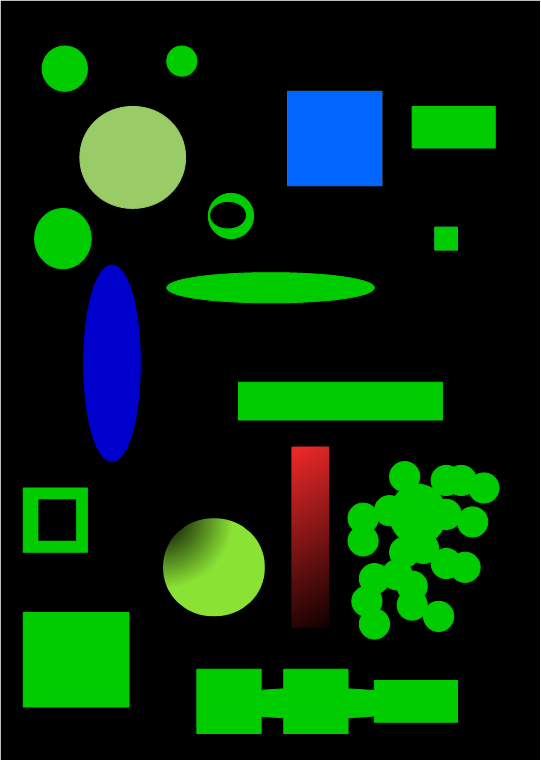
//> input picture RG_Algorithm/test5/detect_blob.png, 541 x 760 px
$ ./main detect_blob.png   (built with g++ and OpenCV 4)
//> lines starting //> are read from the running program, lines starting //| are printed output that depends on the picture
//> further down, src is the input picture: 760 rows x 541 cols, CV_8UC3; mean B, G, R 14.5, 44, 8.8
#include <iostream>
#include <opencv2/opencv.hpp>
#include <opencv2/imgproc/imgproc.hpp>
#include <opencv2/highgui/highgui.hpp>
#include <vector>
#include <stack>

using namespace std;
using namespace cv;

const int th = 200;
const float minAreaFactor = 0.01;
const int regionNumber = 100;

const Point shiftPoint[8] {
    Point(-1,-1), Point(-1,0), Point(-1,1),
    Point(0,-1),               Point(0,1),
    Point(1,-1), Point(1,0), Point(1,1)
};

void grow(const Mat& src, const Mat& dest, Mat& mask, Point seed) {
    stack<Point> front;
    front.push(seed);
    while(!front.empty()) {
        Point center = front.top();
        mask.at<uchar>(center) = 1;
        front.pop();
        for(int i = 0; i < 8; i++) {
            Point neigh = center+shiftPoint[i];
            if(neigh.x < 0 || neigh.y < 0 || neigh.x >= src.cols-1 || neigh.y >= src.rows-1) {
                continue;
            }
            else {
                int delta = cvRound(pow(src.at<Vec3b>(center)[0] - src.at<Vec3b>(neigh)[0], 2) +
                                    pow(src.at<Vec3b>(center)[1] - src.at<Vec3b>(neigh)[1], 2) +
                                    pow(src.at<Vec3b>(center)[2] - src.at<Vec3b>(neigh)[2], 2));
                if(mask.at<uchar>(neigh) == 0 && dest.at<uchar>(neigh) == 0 && delta < th) {
                    front.push(neigh);
                }
            }
        }
    }
}

void regionGrowing(const Mat& src, Mat& dest) {
    dest = Mat::zeros(src.rows, src.cols, CV_8UC1);
    Mat mask = Mat::zeros(src.rows, src.cols, CV_8UC1);
    uchar padding = 1;
    int minAreaRegion = src.rows*src.cols*minAreaFactor;
//> minAreaRegion = 4111
    for(int y = 0; y < src.rows; y++) {
        for(int x = 0; x < src.cols; x++) {
            if(dest.at<uchar>(Point(x, y)) == 0) {
                grow(src, dest, mask, Point(x, y));
                if(sum(mask).val[0] > minAreaRegion) {
                    imshow("region", mask*255);
                    waitKey(0);
                    dest = dest+mask*padding;
                    if(++padding > regionNumber) {
                        cout << " error " << endl;
                        exit(0);
                    }
                } else
                    dest = dest+mask*255;
                    mask = mask-mask;
            }
        }
    }
//> this loop made 760 passes
//> padding on passes 1 to 3: 1, 2, 2
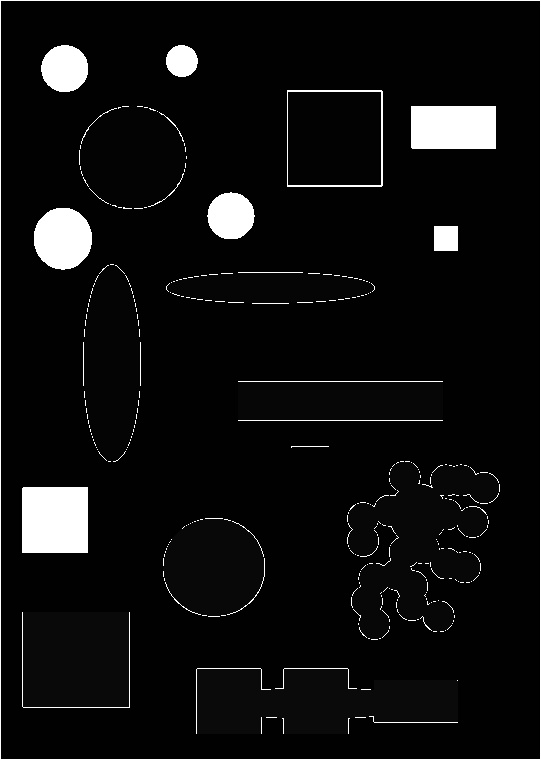
//> dest: 760 rows x 541 cols, CV_8UC1; min 1, max 255, mean 15.8
//> mask: 760 rows x 541 cols, CV_8UC1; every value is 0
//> after the loop, padding = 11
}

int main(int argc, char**argv) {
    if(argc < 2) {
        cout << "error using " << argv[0] << " ./imageName" << endl;
        exit(0);
    }
    Mat src = imread(argv[1], IMREAD_COLOR);
    if(src.empty()) {
        cout << "error can't open/read image" << endl;
        exit(0);
    }
    imshow("original image", src);
    Mat dest;
    regionGrowing(src, dest);
    imshow("RG image", dest);
    waitKey(0);

    return 0;
}
